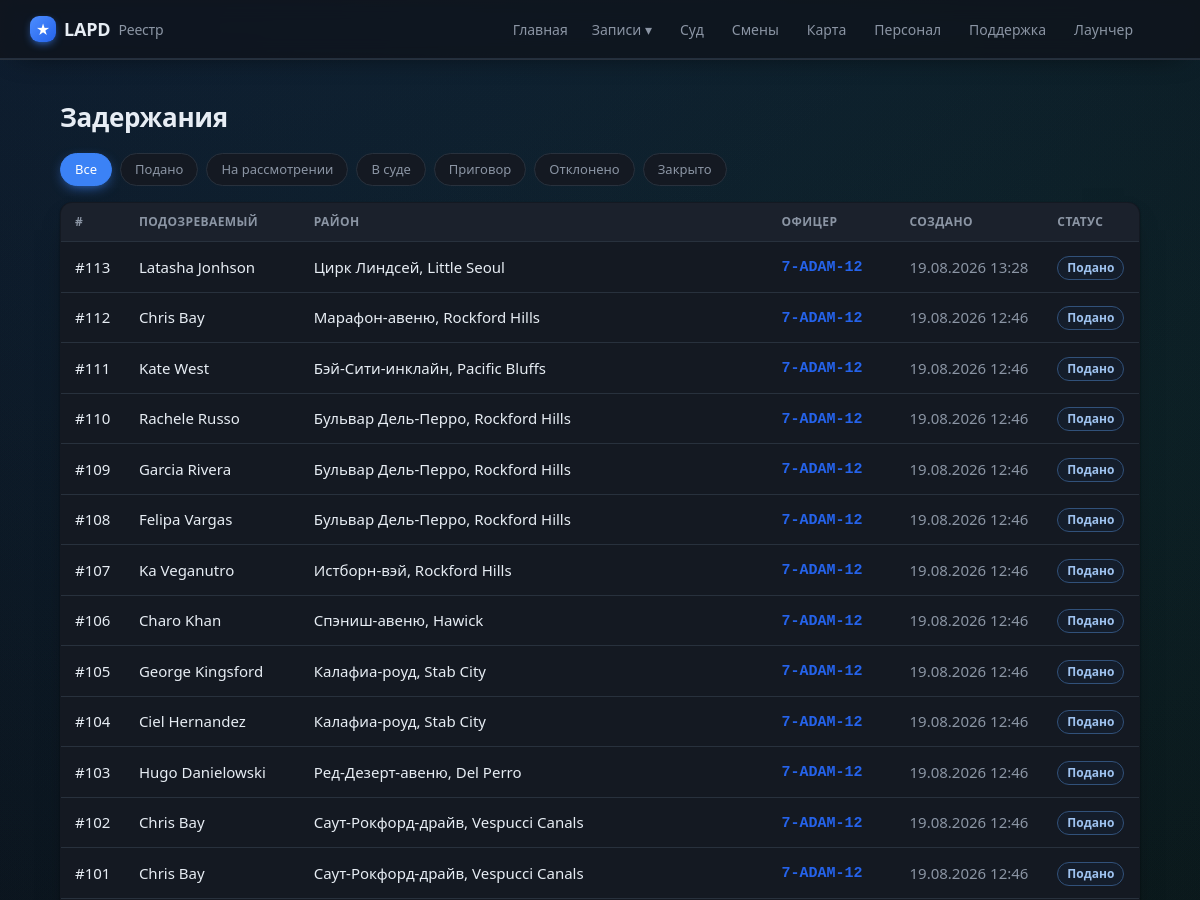
The app's page /cases (upper part), older data.
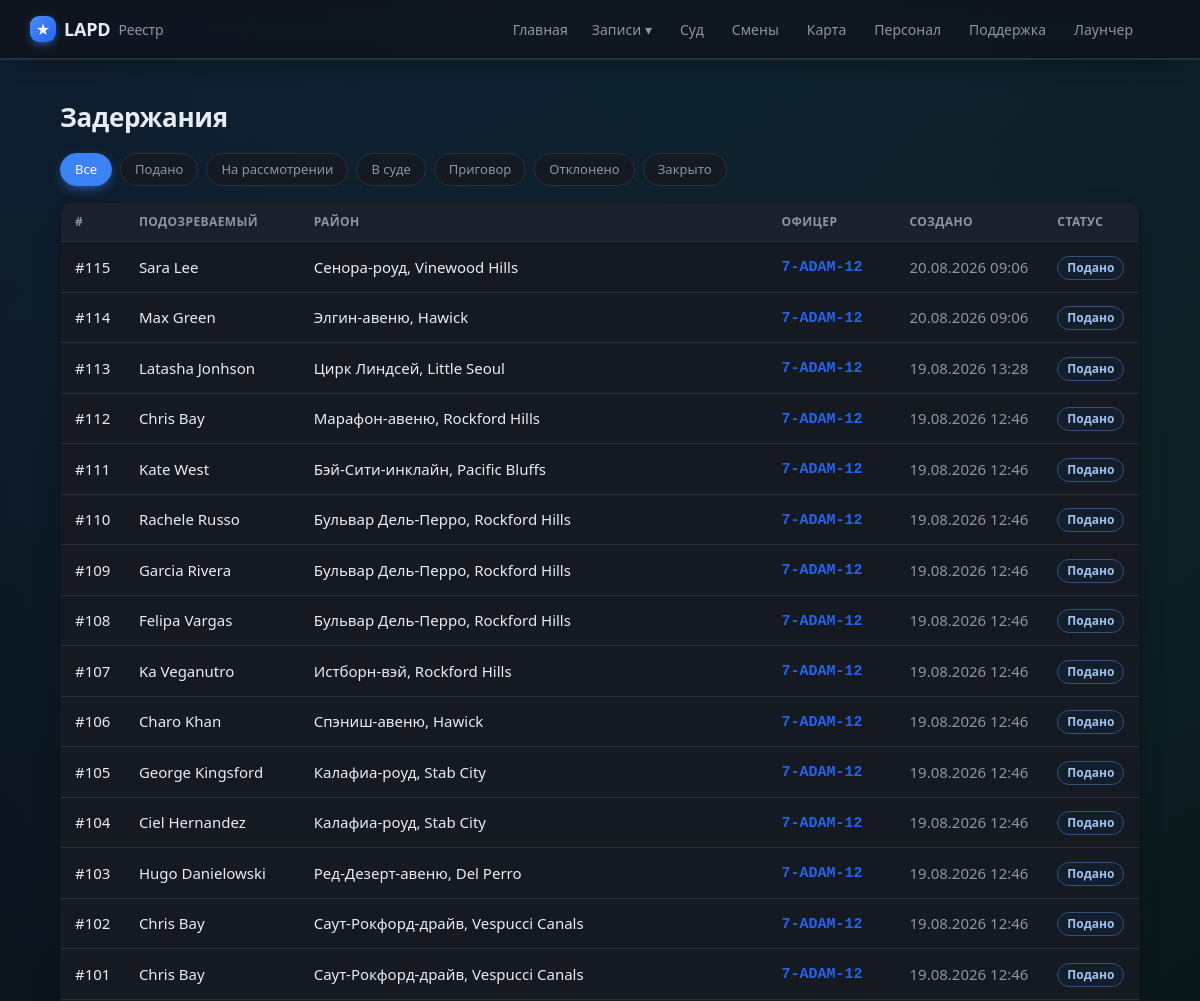
The same page, newer data.
### tables this page shows
CREATE TABLE cases (
                id INTEGER PRIMARY KEY AUTOINCREMENT,
                officer_id INTEGER NOT NULL,
                suspect_name TEXT,
                wanted INTEGER DEFAULT 0,
                license_state TEXT,
                citations INTEGER DEFAULT 0,
                zone TEXT,
                postal TEXT,
                game_time TEXT,
                created_at TEXT NOT NULL,
                screenshot TEXT,
                status TEXT NOT NULL DEFAULT 'submitted',
                discord_sent INTEGER DEFAULT 0,
                vehicle_model TEXT, vehicle_plate TEXT, vehicle_color TEXT,
                charges TEXT, found_items TEXT, reason TEXT, notes TEXT,
                mugshot TEXT, fine INTEGER, bail INTEGER, jail_time TEXT,
                is_test INTEGER DEFAULT 0, external_id TEXT, suspect_dob TEXT,
                FOREIGN KEY (officer_id) REFERENCES officers(id)
            );

CREATE TABLE officers (
                id INTEGER PRIMARY KEY AUTOINCREMENT,
                callsign TEXT UNIQUE NOT NULL,
                name TEXT
            , current_status TEXT, status_since TEXT, rank TEXT, department TEXT, discord TEXT, is_admin INTEGER);

### app/main.py (the view)
@app.route("/cases")
def cases():
    status = request.args.get("status") or None
    return render_template("cases.html", cases=db.list_cases(200, status=status),
                           statuses=db.STATUSES, active_status=status)

### app/db.py (called while the page is built)
def fmt_dt(iso):
    try:
        dt = datetime.datetime.fromisoformat(iso)
        return dt.strftime("%d.%m.%Y %H:%M")
    except Exception:
        return iso or "—"

@contextmanager
def get_conn():
    conn = sqlite3.connect(config.DB_PATH)
    conn.row_factory = sqlite3.Row
    try:
        yield conn
        conn.commit()
    finally:
        conn.close()

def _jsonlist(val):
    if not val:
        return []
    try:
        return json.loads(val)
    except Exception:
        return [x.strip() for x in str(val).split(",") if x.strip()]

def _parse_charge(s):
    import re as _re
    m = _re.match(r"^\s*(\S+)\s·\s(.+?)(?:\s\(([^)]+)\))?\s*$", s or "")
    if m:
        return {"code": m.group(1), "desc": m.group(2), "cls": m.group(3) or ""}
    return {"code": "", "desc": s or "", "cls": ""}

def list_cases(limit=100, officer_id=None, status=None):
    q = """SELECT cases.*, officers.callsign, officers.name AS officer_name
           FROM cases JOIN officers ON officers.id = cases.officer_id"""
    conds, params = [], []
    if officer_id:
        conds.append("cases.officer_id=?"); params.append(officer_id)
    if status:
        conds.append("cases.status=?"); params.append(status)
    if conds:
        q += " WHERE " + " AND ".join(conds)
    q += " ORDER BY cases.id DESC LIMIT ?"; params.append(limit)
    with get_conn() as c:
        return [_row_to_case(r) for r in c.execute(q, params).fetchall()]

def _replace_mojibake_pairs(s):
    for bad, good in sorted(_MOJI_TO_CYR.items(), key=lambda x: len(x[0]), reverse=True):
        s = s.replace(bad, good)
    return s

def _fix_rooms(s):
    return re.sub(r"(\d)([А-Я])", lambda m: m.group(1) + _CYR2LAT.get(m.group(2), m.group(2)), s)

def _cp1251_bytes(s):
    out = bytearray()
    for ch in s:
        try:
            out += ch.encode("cp1251")
        except UnicodeEncodeError:
            code = ord(ch)
            if code < 256:
                out.append(code)
            else:
                raise
    return bytes(out)

### app/main.py (called while the page is built)
@app.context_processor
def inject_globals():
    return {"community": config.COMMUNITY_NAME, "STATUS_RU": db.STATUS_RU,
            "staff_label": db.staff_label,
            "static_export": os.environ.get("STATIC_EXPORT") == "1",
            "build_id": time.strftime("%Y%m%d")}

### app/templates/cases.html (shortened to what this page needs)
{% extends "base.html" %}
{% block content %}
<h1>Задержания</h1>
<div class="filters">
  <a href="{{ url_for('cases') }}" class="chip {{ 'on' if not active_status }}">Все</a>
  {% for s in statuses %}
    <a href="{{ url_for('cases', status=s) }}" class="chip {{ 'on' if active_status==s }}">{{ STATUS_RU[s] }}</a>
  {% endfor %}
</div>
{% if cases %}
<table class="tbl">
  <thead><tr><th>#</th><th>Подозреваемый</th><th>Район</th><th>Офицер</th><th>Создано</th><th>Статус</th></tr></thead>
  <tbody>
  {% for c in cases %}
    <tr onclick="location='{{ url_for('case_view', cid=c.id) }}'">
      <td><a class="row-link" href="{{ url_for('case_view', cid=c.id) }}" onclick="event.stopPropagation()">#{{ c.id }}</a></td>
      <td><a class="row-link" href="{{ url_for('file_view', name=c.suspect_name) }}" onclick="event.stopPropagation()">{{ c.suspect_name }}</a>
        {% if c.wanted %}<span class="tag wanted">розыск</span>{% endif %}</td>
      <td>{% if c.zone %}<a href="{{ url_for('game_map', zone=c.zone) }}" onclick="event.stopPropagation()">{{ c.zone }}</a>{% else %}—{% endif %}</td>
      <td>{% if c.callsign %}<a class="cs" href="{{ url_for('officer_view', callsign=c.callsign) }}" onclick="event.stopPropagation()">{{ c.callsign }}</a>{% else %}—{% endif %}</td>
      <td class="muted">{{ c.created_fmt }}</td>
      <td><span class="tag st-{{ c.status }}">{{ c.status_ru }}</span></td>
    </tr>
  {% endfor %}
  </tbody>
</table>
{% else %}
  <p class="empty">Дел не найдено<span class="empty-sub">Нет записей по выбранному фильтру.</span></p>
{% endif %}
{% endblock %}

### app/templates/base.html (shortened to what this page needs)
<!doctype html>
<html lang="ru">
<head>
  <link rel="stylesheet" href="{{ url_for('static', filename='style.css') }}">
</head>
<body>
  <header class="topbar">
    <div class="wrap">
      <a class="brand" href="{{ url_for('index') }}">
        <span class="badge">★</span> {{ community }} <span class="sub">Реестр</span>
      </a>
      <nav>
        <a class="{% if request.endpoint == 'index' %}active{% endif %}" href="{{ url_for('index') }}">Главная</a>
        <div class="nav-drop">
          <span class="nav-drop-t">Записи ▾</span>
        </div>
        <a class="{% if request.endpoint == 'court' %}active{% endif %}" href="{{ url_for('court') }}">Суд</a>
        <a class="{% if request.endpoint == 'shifts' %}active{% endif %}" href="{{ url_for('shifts') }}">Смены</a>
        <a class="{% if request.endpoint == 'game_map' %}active{% endif %}" href="{{ url_for('game_map') }}">Карта</a>
        <a class="{% if request.endpoint == 'staff' %}active{% endif %}" href="{{ url_for('staff') }}">Персонал</a>
        <a class="{% if request.endpoint == 'support' %}active{% endif %}" href="{{ url_for('support') }}">Поддержка</a>
        <a class="{% if request.endpoint in ['launcher_page','register'] %}active{% endif %}" href="{{ url_for('launcher_page') }}">Лаунчер</a>
      </nav>
    </div>
  </header>
  <main class="wrap">
    {% block content %}{% endblock %}
  </main>
</body>
</html>

### app/static/style.css (style rules this page uses)
:root { --bg:#0a0d12; --surface:#141922; --surface2:#1b212c; --border:#28313d; --text:#e7edf4; --muted:#8b95a4; --accent:#3b82f6; --accent2:#2563eb; --wanted:#ef4444; --ok:#22c55e; --gold:#eab308; --shadow:0 1px 2px rgba(0,0,0,.5), 0 12px 28px -16px rgba(0,0,0,.7); --radius:14px; }
* { box-sizing:border-box }
body { margin:0;background:var(--bg);color:var(--text); font-family:system-ui,-apple-system,"Segoe UI",Roboto,sans-serif;font-size:15px;line-height:1.5 }
a { color:inherit;text-decoration:none }
.wrap { max-width:1040px;margin:0 auto;padding:0 20px }
.topbar { background:var(--surface);border-bottom:1px solid var(--border);position:sticky;top:0;z-index:5 }
.topbar .wrap { display:flex;align-items:center;justify-content:space-between;height:58px }
.brand { font-weight:700;font-size:18px;display:flex;align-items:center;gap:8px }
.brand .sub { color:var(--muted);font-weight:500;font-size:14px }
.badge { display:inline-grid;place-items:center;width:26px;height:26px;border-radius:6px; background:var(--accent);color:#fff;font-size:14px }
nav a { color:var(--muted);margin-left:18px;font-weight:500 }
main.wrap { padding-top:26px;padding-bottom:40px }
h1 { font-size:24px;margin:.2em 0 .6em }
.tbl { width:100%;border-collapse:collapse;background:var(--surface);border:1px solid var(--border);border-radius:12px;overflow:hidden }
.tbl th { text-align:left;font-size:12px;text-transform:uppercase;letter-spacing:.4px;color:var(--muted); padding:10px 14px;border-bottom:1px solid var(--border) }
.tbl td { padding:11px 14px;border-bottom:1px solid var(--border) }
.tbl tbody tr { cursor:pointer;transition:background .12s }
.row-link { color:var(--text);text-decoration:none }
.cs { font-family:ui-monospace,Consolas,monospace;color:var(--gold);font-weight:600 }
.muted { color:var(--muted) }
.tag { display:inline-block;padding:2px 9px;border-radius:20px;font-size:12px;font-weight:600; background:var(--surface2);border:1px solid var(--border);color:var(--muted) }
.st-submitted { color:#9fc3f0;border-color:#31517a;background:#141d2b }
.filters { display:flex;flex-wrap:wrap;gap:8px;margin-bottom:16px }
.chip { padding:6px 14px;border-radius:20px;background:var(--surface);border:1px solid var(--border);color:var(--muted);font-size:13px }
.chip.on { background:var(--accent);color:#fff;border-color:var(--accent) }
body { font-size:15px;-webkit-font-smoothing:antialiased;text-rendering:optimizeLegibility }
.wrap { max-width:1120px }
.topbar { background:rgba(16,20,27,.82);backdrop-filter:saturate(140%) blur(10px); box-shadow:0 1px 0 var(--border),0 10px 30px -20px #000 }
.brand .badge { box-shadow:0 3px 10px -3px var(--accent);background:linear-gradient(135deg,#4c8dff,#2563eb) }
nav a { margin-left:4px;padding:7px 12px;border-radius:9px;transition:background .15s,color .15s;font-size:14px }
h1 { font-size:26px;font-weight:700;letter-spacing:-.3px }
.card,.stat,.tbl,.staff-row,.court-row,.officer-card,.district,.faq p,.dutylog li,.pen,.metric { box-shadow:var(--shadow) }
.chip { transition:.15s;cursor:pointer }
.chip.on { box-shadow:0 4px 14px -5px var(--accent) }
main a.cs,main a[href]:not(.btn):not(.chip):not(.tag):hover { color:var(--accent2) }
.tbl th { background:var(--surface2) }
.tbl td { padding:12px 14px }
nav { display:flex;flex-wrap:wrap;align-items:center }
.nav-drop { position:relative;display:inline-block }
.nav-drop-t { color:var(--muted);padding:7px 12px;border-radius:9px;cursor:pointer; display:inline-block;font-size:14px;transition:background .15s,color .15s }
.nav-drop::after { content:"";position:absolute;left:0;top:100%;width:100%;height:10px }
body { background: radial-gradient(circle at 20% -10%,rgba(59,130,246,.18),transparent 34%), radial-gradient(circle at 90% 8%,rgba(34,197,94,.08),transparent 30%), linear-gradient(180deg,#070b11 0%,#0a0d12 42%,#080b10 100%); }
main.wrap { padding-top:34px }
.topbar { border-bottom-color:rgba(89,111,139,.28) }
.topbar .wrap { max-width:1180px }
.brand { letter-spacing:-.2px }
.brand .badge { border-radius:9px }

Row changes from the older to the newer data that the page shows:
added cases: id "115", suspect_name "Sara Lee", zone "Сенора-роуд, Vinewood Hills", callsign "7-ADAM-12", created_fmt "20.08.2026 09:06", status_ru "Подано"
added cases: id "114", suspect_name "Max Green", zone "Элгин-авеню, Hawick", callsign "7-ADAM-12", created_fmt "20.08.2026 09:06", status_ru "Подано"
